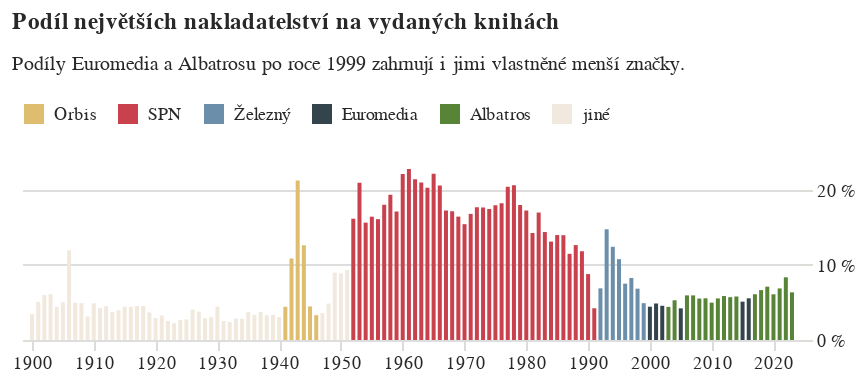

The code cell stored with this chart in its notebook:
### Code cell
graf_nejvesi = alt.Chart(result, title=alt.Title(
    "Podíl největších nakladatelství na vydaných knihách",
    subtitle="Podíly Euromedia a Albatrosu po roce 1999 zahrnují i jimi vlastněné menší značky."
)).mark_bar(width=2).encode(
    alt.X("rok:T", 
          title=None,
          axis=alt.Axis(domainOpacity=0, tickColor='#DCDDD6')
    ),
    alt.Y('podíl:Q', 
          axis=alt.Axis(domainOpacity=0, tickColor='#DCDDD6', orient='right', labelExpr="datum.label * 100 + ' %'"), 
          title=None
    ),
    alt.Color("nakladatel:N", 
              scale=alt.Scale(range=['#DFBD6E', '#C8414D', '#6B8EAA', '#33444C','#588438'  ,'#F2E9DE']), ## '# ['#a7ddd6','#001f80','#e6e6e4','#e5db00','#e49996','#9cc002']), 
              title=None,
               sort=['Orbis','SPN','Železný','MOBA','Euromedia','Albatros','jiné'],
              legend=alt.Legend(orient="top")
    )).properties(
    width=kredity['sirka'] * 1.2, height=kredity['vyska_nizkych'] * 1.5,autosize={'type': 'fit-x', 'contains': 'padding'}
).configure_view(stroke='transparent').configure_view(stroke='transparent').configure_axisX(grid=False, domain=False)

graf_nejvesi

### Figure 1 — Vega-Lite specification as saved in the notebook (floating-point values rounded to 4 significant figures)
{"config": {"title": {"font": "Noticia Text", "fontSize": 11.5, "anchor": "start", "lineHeight": 19, "fontWeight": "bolder", "subtitleFont": "Noticia Text", "subtitleFontSize": 10, "subtitleLineHeight": 15, "subtitlePadding": 10, "dy": -10, "color": "#292829", "subtitleColor": "#292829"}, "axis": {"labelFont": "Asap", "titleFont": "Asap", "fontWeight": "lighter", "titleFontWeight": "lighter", "labelFontSize": 9, "titleFontSize": 9, "labelPadding": 2, "titlePadding": 9, "domainOpacity": 0, "tickColor": "#DCDDD6", "labelColor": "#292829"}, "legend": {"labelFont": "Asap", "labelFontWeight": "normal", "titleFont": "Asap", "titleFontWeight": "normal", "labelFontSize": 9, "titleFontSize": 9, "labelColor": "#292829"}, "axisX": {"domain": false, "grid": false}, "view": {"stroke": "transparent"}}, "data": {"name": "data-2d8feb7e3aafb9aa5e9d6fefe8cd486f"}, "mark": {"type": "bar", "width": 2}, "autosize": {"type": "fit-x", "contains": "padding"}, "encoding": {"color": {"field": "nakladatel", "legend": {"orient": "top"}, "scale": {"range": ["#DFBD6E", "#C8414D", "#6B8EAA", "#33444C", "#588438", "#F2E9DE"]}, "sort": ["Orbis", "SPN", "Železný", "MOBA", "Euromedia", "Albatros", "jiné"], "title": null, "type": "nominal"}, "x": {"axis": {"domainOpacity": 0, "tickColor": "#DCDDD6"}, "field": "rok", "title": null, "type": "temporal"}, "y": {"axis": {"domainOpacity": 0, "labelExpr": "datum.label * 100 + ' %'", "orient": "right", "tickColor": "#DCDDD6"}, "field": "podíl", "title": null, "type": "quantitative"}}, "height": 90.0, "title": {"text": "Podíl největších nakladatelství na vydaných knihách", "subtitle": "Podíly Euromedia a Albatrosu po roce 1999 zahrnují i jimi vlastněné menší značky."}, "width": 432.0, "$schema": "https://vega.github.io/schema/vega-lite/v5.8.0.json", "datasets": {"data-2d8feb7e3aafb9aa5e9d6fefe8cd486f": [{"nakladatel": "jiné", "rok": "1900-01-01T00:00:00", "knih": 35, "celkem": 1019, "podíl": 0.03435}, {"nakladatel": "jiné", "rok": "1901-01-01T00:00:00", "knih": 61, "celkem": 1198, "podíl": 0.05092}, {"nakladatel": "jiné", "rok": "1902-01-01T00:00:00", "knih": 85, "celkem": 1413, "podíl": 0.06016}, {"nakladatel": "jiné", "rok": "1903-01-01T00:00:00", "knih": 80, "celkem": 1309, "podíl": 0.06112}, {"nakladatel": "jiné", "rok": "1904-01-01T00:00:00", "knih": 55, "celkem": 1242, "podíl": 0.04428}, {"nakladatel": "jiné", "rok": "1905-01-01T00:00:00", "knih": 63, "celkem": 1252, "podíl": 0.05032}, {"nakladatel": "jiné", "rok": "1906-01-01T00:00:00", "knih": 189, "celkem": 1581, "podíl": 0.1195}, {"nakladatel": "jiné", "rok": "1907-01-01T00:00:00", "knih": 68, "celkem": 1372, "podíl": 0.04956}, {"nakladatel": "jiné", "rok": "1908-01-01T00:00:00", "knih": 79, "celkem": 1607, "podíl": 0.04916}, {"nakladatel": "jiné", "rok": "1909-01-01T00:00:00", "knih": 48, "celkem": 1535, "podíl": 0.03127}, {"nakladatel": "jiné", "rok": "1910-01-01T00:00:00", "knih": 89, "celkem": 1821, "podíl": 0.04887}, {"nakladatel": "jiné", "rok": "1911-01-01T00:00:00", "knih": 76, "celkem": 1785, "podíl": 0.04258}, {"nakladatel": "jiné", "rok": "1912-01-01T00:00:00", "knih": 82, "celkem": 1818, "podíl": 0.0451}, {"nakladatel": "jiné", "rok": "1913-01-01T00:00:00", "knih": 70, "celkem": 1883, "podíl": 0.03717}, {"nakladatel": "jiné", "rok": "1914-01-01T00:00:00", "knih": 54, "celkem": 1364, "podíl": 0.03959}, {"nakladatel": "jiné", "rok": "1915-01-01T00:00:00", "knih": 43, "celkem": 969, "podíl": 0.04438}, {"nakladatel": "jiné", "rok": "1916-01-01T00:00:00", "knih": 48, "celkem": 1085, "podíl": 0.04424}, {"nakladatel": "jiné", "rok": "1917-01-01T00:00:00", "knih": 52, "celkem": 1149, "podíl": 0.04526}, {"nakladatel": "jiné", "rok": "1918-01-01T00:00:00", "knih": 62, "celkem": 1368, "podíl": 0.04532}, {"nakladatel": "jiné", "rok": "1919-01-01T00:00:00", "knih": 80, "celkem": 2179, "podíl": 0.03671}, {"nakladatel": "jiné", "rok": "1920-01-01T00:00:00", "knih": 85, "celkem": 2904, "podíl": 0.02927}, {"nakladatel": "jiné", "rok": "1921-01-01T00:00:00", "knih": 87, "celkem": 2659, "podíl": 0.03272}, {"nakladatel": "jiné", "rok": "1922-01-01T00:00:00", "knih": 72, "celkem": 2833, "podíl": 0.02541}, {"nakladatel": "jiné", "rok": "1923-01-01T00:00:00", "knih": 64, "celkem": 2873, "podíl": 0.02228}, {"nakladatel": "jiné", "rok": "1924-01-01T00:00:00", "knih": 85, "celkem": 3167, "podíl": 0.02684}, {"nakladatel": "jiné", "rok": "1925-01-01T00:00:00", "knih": 97, "celkem": 3528, "podíl": 0.02749}, {"nakladatel": "jiné", "rok": "1926-01-01T00:00:00", "knih": 135, "celkem": 3325, "podíl": 0.0406}, {"nakladatel": "jiné", "rok": "1927-01-01T00:00:00", "knih": 119, "celkem": 3147, "podíl": 0.03781}, {"nakladatel": "jiné", "rok": "1928-01-01T00:00:00", "knih": 96, "celkem": 3325, "podíl": 0.02887}, {"nakladatel": "jiné", "rok": "1929-01-01T00:00:00", "knih": 101, "celkem": 3315, "podíl": 0.03047}, {"nakladatel": "jiné", "rok": "1930-01-01T00:00:00", "knih": 165, "celkem": 3704, "podíl": 0.04455}, {"nakladatel": "jiné", "rok": "1931-01-01T00:00:00", "knih": 81, "celkem": 3185, "podíl": 0.02543}, {"nakladatel": "jiné", "rok": "1932-01-01T00:00:00", "knih": 70, "celkem": 2903, "podíl": 0.02411}, {"nakladatel": "jiné", "rok": "1933-01-01T00:00:00", "knih": 82, "celkem": 2864, "podíl": 0.02863}, {"nakladatel": "jiné", "rok": "1934-01-01T00:00:00", "knih": 84, "celkem": 2960, "podíl": 0.02838}, {"nakladatel": "jiné", "rok": "1935-01-01T00:00:00", "knih": 115, "celkem": 3098, "podíl": 0.03712}, {"nakladatel": "jiné", "rok": "1936-01-01T00:00:00", "knih": 120, "celkem": 3570, "podíl": 0.03361}, {"nakladatel": "jiné", "rok": "1937-01-01T00:00:00", "knih": 137, "celkem": 3667, "podíl": 0.03736}, {"nakladatel": "jiné", "rok": "1938-01-01T00:00:00", "knih": 104, "celkem": 3156, "podíl": 0.03295}, {"nakladatel": "jiné", "rok": "1939-01-01T00:00:00", "knih": 87, "celkem": 2590, "podíl": 0.03359}, {"nakladatel": "jiné", "rok": "1940-01-01T00:00:00", "knih": 102, "celkem": 3332, "podíl": 0.03061}, {"nakladatel": "Orbis", "rok": "1941-01-01T00:00:00", "knih": 146, "celkem": 3299, "podíl": 0.04426}, {"nakladatel": "Orbis", "rok": "1942-01-01T00:00:00", "knih": 192, "celkem": 1766, "podíl": 0.1087}, {"nakladatel": "Orbis", "rok": "1943-01-01T00:00:00", "knih": 316, "celkem": 1485, "podíl": 0.2128}, {"nakladatel": "Orbis", "rok": "1944-01-01T00:00:00", "knih": 217, "celkem": 1718, "podíl": 0.1263}, {"nakladatel": "Orbis", "rok": "1945-01-01T00:00:00", "knih": 73, "celkem": 1632, "podíl": 0.04473}, {"nakladatel": "Orbis", "rok": "1946-01-01T00:00:00", "knih": 125, "celkem": 3779, "podíl": 0.03308}, {"nakladatel": "jiné", "rok": "1947-01-01T00:00:00", "knih": 148, "celkem": 4132, "podíl": 0.03582}, {"nakladatel": "jiné", "rok": "1948-01-01T00:00:00", "knih": 179, "celkem": 3680, "podíl": 0.04864}, {"nakladatel": "jiné", "rok": "1949-01-01T00:00:00", "knih": 200, "celkem": 2225, "podíl": 0.08989}, {"nakladatel": "jiné", "rok": "1950-01-01T00:00:00", "knih": 213, "celkem": 2401, "podíl": 0.08871}, {"nakladatel": "jiné", "rok": "1951-01-01T00:00:00", "knih": 273, "celkem": 2921, "podíl": 0.09346}, {"nakladatel": "SPN", "rok": "1952-01-01T00:00:00", "knih": 447, "celkem": 2764, "podíl": 0.1617}, {"nakladatel": "SPN", "rok": "1953-01-01T00:00:00", "knih": 695, "celkem": 3317, "podíl": 0.2095}, {"nakladatel": "SPN", "rok": "1954-01-01T00:00:00", "knih": 555, "celkem": 3547, "podíl": 0.1565}, {"nakladatel": "SPN", "rok": "1955-01-01T00:00:00", "knih": 532, "celkem": 3235, "podíl": 0.1645}, {"nakladatel": "SPN", "rok": "1956-01-01T00:00:00", "knih": 541, "celkem": 3358, "podíl": 0.1611}, {"nakladatel": "SPN", "rok": "1957-01-01T00:00:00", "knih": 586, "celkem": 3249, "podíl": 0.1804}, {"nakladatel": "SPN", "rok": "1958-01-01T00:00:00", "knih": 668, "celkem": 3450, "podíl": 0.1936}, {"nakladatel": "SPN", "rok": "1959-01-01T00:00:00", "knih": 621, "celkem": 3623, "podíl": 0.1714}, {"nakladatel": "SPN", "rok": "1960-01-01T00:00:00", "knih": 815, "celkem": 3685, "podíl": 0.2212}, {"nakladatel": "SPN", "rok": "1961-01-01T00:00:00", "knih": 853, "celkem": 3739, "podíl": 0.2281}, {"nakladatel": "SPN", "rok": "1962-01-01T00:00:00", "knih": 756, "celkem": 3526, "podíl": 0.2144}, {"nakladatel": "SPN", "rok": "1963-01-01T00:00:00", "knih": 772, "celkem": 3679, "podíl": 0.2098}, {"nakladatel": "SPN", "rok": "1964-01-01T00:00:00", "knih": 745, "celkem": 3667, "podíl": 0.2032}, {"nakladatel": "SPN", "rok": "1965-01-01T00:00:00", "knih": 752, "celkem": 3395, "podíl": 0.2215}, {"nakladatel": "SPN", "rok": "1966-01-01T00:00:00", "knih": 725, "celkem": 3519, "podíl": 0.206}, {"nakladatel": "SPN", "rok": "1967-01-01T00:00:00", "knih": 585, "celkem": 3391, "podíl": 0.1725}, {"nakladatel": "SPN", "rok": "1968-01-01T00:00:00", "knih": 594, "celkem": 3461, "podíl": 0.1716}, {"nakladatel": "SPN", "rok": "1969-01-01T00:00:00", "knih": 576, "celkem": 3501, "podíl": 0.1645}, {"nakladatel": "SPN", "rok": "1970-01-01T00:00:00", "knih": 563, "celkem": 3646, "podíl": 0.1544}, {"nakladatel": "SPN", "rok": "1971-01-01T00:00:00", "knih": 612, "celkem": 3640, "podíl": 0.1681}, {"nakladatel": "SPN", "rok": "1972-01-01T00:00:00", "knih": 641, "celkem": 3624, "podíl": 0.1769}, {"nakladatel": "SPN", "rok": "1973-01-01T00:00:00", "knih": 636, "celkem": 3598, "podíl": 0.1768}, {"nakladatel": "SPN", "rok": "1974-01-01T00:00:00", "knih": 653, "celkem": 3738, "podíl": 0.1747}, {"nakladatel": "SPN", "rok": "1975-01-01T00:00:00", "knih": 688, "celkem": 3831, "podíl": 0.1796}, {"nakladatel": "SPN", "rok": "1976-01-01T00:00:00", "knih": 706, "celkem": 3871, "podíl": 0.1824}, {"nakladatel": "SPN", "rok": "1977-01-01T00:00:00", "knih": 784, "celkem": 3838, "podíl": 0.2043}, {"nakladatel": "SPN", "rok": "1978-01-01T00:00:00", "knih": 800, "celkem": 3875, "podíl": 0.2065}, {"nakladatel": "SPN", "rok": "1979-01-01T00:00:00", "knih": 728, "celkem": 4042, "podíl": 0.1801}, {"nakladatel": "SPN", "rok": "1980-01-01T00:00:00", "knih": 725, "celkem": 4198, "podíl": 0.1727}, {"nakladatel": "SPN", "rok": "1981-01-01T00:00:00", "knih": 572, "celkem": 4010, "podíl": 0.1426}, {"nakladatel": "SPN", "rok": "1982-01-01T00:00:00", "knih": 709, "celkem": 4172, "podíl": 0.1699}, {"nakladatel": "SPN", "rok": "1983-01-01T00:00:00", "knih": 605, "celkem": 4203, "podíl": 0.1439}, {"nakladatel": "SPN", "rok": "1984-01-01T00:00:00", "knih": 577, "celkem": 4398, "podíl": 0.1312}, {"nakladatel": "SPN", "rok": "1985-01-01T00:00:00", "knih": 599, "celkem": 4281, "podíl": 0.1399}, {"nakladatel": "SPN", "rok": "1986-01-01T00:00:00", "knih": 622, "celkem": 4452, "podíl": 0.1397}, {"nakladatel": "SPN", "rok": "1987-01-01T00:00:00", "knih": 520, "celkem": 4525, "podíl": 0.1149}, {"nakladatel": "SPN", "rok": "1988-01-01T00:00:00", "knih": 582, "celkem": 4600, "podíl": 0.1265}, {"nakladatel": "SPN", "rok": "1989-01-01T00:00:00", "knih": 547, "celkem": 4622, "podíl": 0.1183}, {"nakladatel": "SPN", "rok": "1990-01-01T00:00:00", "knih": 428, "celkem": 4870, "podíl": 0.08789}, {"nakladatel": "SPN", "rok": "1991-01-01T00:00:00", "knih": 225, "celkem": 5318, "podíl": 0.04231}, {"nakladatel": "Železný", "rok": "1992-01-01T00:00:00", "knih": 417, "celkem": 6054, "podíl": 0.06888}, {"nakladatel": "Železný", "rok": "1993-01-01T00:00:00", "knih": 1024, "celkem": 6936, "podíl": 0.1476}, {"nakladatel": "Železný", "rok": "1994-01-01T00:00:00", "knih": 902, "celkem": 7259, "podíl": 0.1243}, {"nakladatel": "Železný", "rok": "1995-01-01T00:00:00", "knih": 863, "celkem": 8009, "podíl": 0.1078}, {"nakladatel": "Železný", "rok": "1996-01-01T00:00:00", "knih": 633, "celkem": 8426, "podíl": 0.07512}, {"nakladatel": "Železný", "rok": "1997-01-01T00:00:00", "knih": 740, "celkem": 8946, "podíl": 0.08272}, {"nakladatel": "Železný", "rok": "1998-01-01T00:00:00", "knih": 617, "celkem": 9012, "podíl": 0.06846}, {"nakladatel": "Železný", "rok": "1999-01-01T00:00:00", "knih": 462, "celkem": 9409, "podíl": 0.0491}, {"nakladatel": "Euromedia", "rok": "2000-01-01T00:00:00", "knih": 444, "celkem": 9994, "podíl": 0.04443}, {"nakladatel": "Euromedia", "rok": "2001-01-01T00:00:00", "knih": 483, "celkem": 9920, "podíl": 0.04869}, {"nakladatel": "Euromedia", "rok": "2002-01-01T00:00:00", "knih": 446, "celkem": 9776, "podíl": 0.04562}, {"nakladatel": "Albatros", "rok": "2003-01-01T00:00:00", "knih": 446, "celkem": 10105, "podíl": 0.04414}, {"nakladatel": "Albatros", "rok": "2004-01-01T00:00:00", "knih": 556, "celkem": 10499, "podíl": 0.05296}, {"nakladatel": "Euromedia", "rok": "2005-01-01T00:00:00", "knih": 452, "celkem": 10714, "podíl": 0.04219}, {"nakladatel": "Albatros", "rok": "2006-01-01T00:00:00", "knih": 666, "celkem": 11194, "podíl": 0.0595}, {"nakladatel": "Albatros", "rok": "2007-01-01T00:00:00", "knih": 698, "celkem": 11732, "podíl": 0.0595}, {"nakladatel": "Albatros", "rok": "2008-01-01T00:00:00", "knih": 673, "celkem": 12179, "podíl": 0.05526}, {"nakladatel": "Albatros", "rok": "2009-01-01T00:00:00", "knih": 641, "celkem": 11527, "podíl": 0.05561}, {"nakladatel": "Albatros", "rok": "2010-01-01T00:00:00", "knih": 594, "celkem": 11930, "podíl": 0.04979}, {"nakladatel": "Albatros", "rok": "2011-01-01T00:00:00", "knih": 661, "celkem": 11922, "podíl": 0.05544}, {"nakladatel": "Albatros", "rok": "2012-01-01T00:00:00", "knih": 680, "celkem": 11599, "podíl": 0.05863}, {"nakladatel": "Albatros", "rok": "2013-01-01T00:00:00", "knih": 674, "celkem": 11801, "podíl": 0.05711}, {"nakladatel": "Albatros", "rok": "2014-01-01T00:00:00", "knih": 682, "celkem": 11754, "podíl": 0.05802}, {"nakladatel": "Euromedia", "rok": "2015-01-01T00:00:00", "knih": 625, "celkem": 12219, "podíl": 0.05115}, {"nakladatel": "Euromedia", "rok": "2016-01-01T00:00:00", "knih": 648, "celkem": 11658, "podíl": 0.05558}, {"nakladatel": "Albatros", "rok": "2017-01-01T00:00:00", "knih": 707, "celkem": 11591, "podíl": 0.061}, {"nakladatel": "Albatros", "rok": "2018-01-01T00:00:00", "knih": 793, "celkem": 11927, "podíl": 0.06649}, {"nakladatel": "Albatros", "rok": "2019-01-01T00:00:00", "knih": 826, "celkem": 11622, "podíl": 0.07107}, {"nakladatel": "Albatros", "rok": "2020-01-01T00:00:00", "knih": 658, "celkem": 10797, "podíl": 0.06094}, {"nakladatel": "Albatros", "rok": "2021-01-01T00:00:00", "knih": 760, "celkem": 11053, "podíl": 0.06876}, {"nakladatel": "Albatros", "rok": "2022-01-01T00:00:00", "knih": 951, "celkem": 11378, "podíl": 0.08358}, {"nakladatel": "Albatros", "rok": "2023-01-01T00:00:00", "knih": 645, "celkem": 10155, "podíl": 0.06352}]}}
